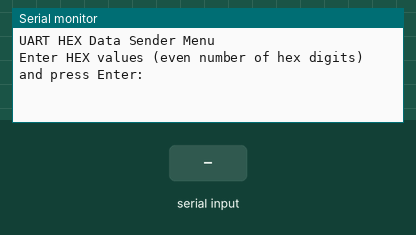
The sketch below on a simulated ESP32. On the bench: the last lines printed to the serial monitor. The inputs (shaded band) are chosen by the test bench.

Above: at 1.2 s.
1.3 s: "90,45\n" received over Serial
At 2.2 s:
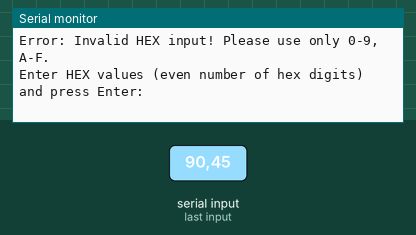
2.8 s: "5\n" received over Serial
At 3.4 s:
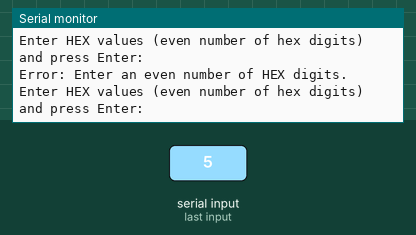
4.3 s: "90\n" received over Serial
At 5.7 s:
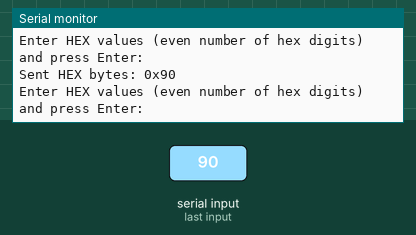

The sketch:

ESP32_UART_Send_Menu.ino
```cpp
#define TXD_PIN 17  // UART2 TX
#define RXD_PIN 16  // UART2 RX

String inputString = "";      // Stores incoming serial data
bool stringComplete = false;  // Indicates when a full line has been received

// Check if the input string contains only valid HEX characters (0-9, A-F, a-f)
bool isValidHex(String s) {
  s.trim();  // Remove leading/trailing whitespace
  for (unsigned int i = 0; i < s.length(); i++) {
    char c = s.charAt(i);
    if (!((c >= '0' && c <= '9') ||
          (c >= 'A' && c <= 'F') ||
          (c >= 'a' && c <= 'f'))) {
      return false;
    }
  }
  return true;
}

void setup() {
  Serial.begin(9600); // Initialize USB Serial for menu interface
  while (!Serial) ;   // Wait for Serial monitor to open
  // Initialize UART2 on specified pins with 9600 baud, 8 data bits, no parity, 1 stop bit
  Serial2.begin(9600, SERIAL_8N1, RXD_PIN, TXD_PIN);
  Serial.println("UART HEX Data Sender Menu");
  Serial.println("Enter HEX values (even number of hex digits) and press Enter:");
}

void loop() {
  if (stringComplete) {
    inputString.trim();
    // Validate that the input contains only HEX digits
    if (!isValidHex(inputString)) {
      Serial.println("Error: Invalid HEX input! Please use only 0-9, A-F.");
    }
    // Ensure that an even number of hex digits is provided
    else if (inputString.length() % 2 != 0) {
      Serial.println("Error: Enter an even number of HEX digits.");
    }
    else {
      int numBytes = inputString.length() / 2;
      uint8_t byteArray[numBytes];
      // Convert each pair of hex characters into a byte
      for (int i = 0; i < numBytes; i++) {
        String byteStr = inputString.substring(i * 2, i * 2 + 2);
        byteArray[i] = (uint8_t) strtol(byteStr.c_str(), NULL, 16);
      }
      // Send the byte array over UART2
      Serial2.write(byteArray, numBytes);

      // Print out the bytes in HEX format for debugging
      Serial.print("Sent HEX bytes: ");
      for (int i = 0; i < numBytes; i++) {
        Serial.print("0x");
        if (byteArray[i] < 0x10)
          Serial.print("0");
        Serial.print(byteArray[i], HEX);
        Serial.print(" ");
      }
      Serial.println();
    }

    // Reset input for the next entry
    inputString = "";
    stringComplete = false;
    Serial.println("\nEnter HEX values (even number of hex digits) and press Enter:");
  }
}

// This function is automatically called when new data arrives on Serial
void serialEvent() {
  while (Serial.available()) {
    char inChar = (char)Serial.read();
    // Newline indicates the end of the input line
    if (inChar == '\n') {
      stringComplete = true;
    }
    // Ignore carriage returns
    else if (inChar != '\r') {
      inputString += inChar;
    }
  }
}
```

Measured:
- after the input at 1.3 s, the serial monitor: prints a new line at once (image 1)
- after the input at 2.8 s, the serial monitor: prints a new line at once (image 2)
- after the input at 4.3 s, the serial monitor: prints a new line at once (image 3)
